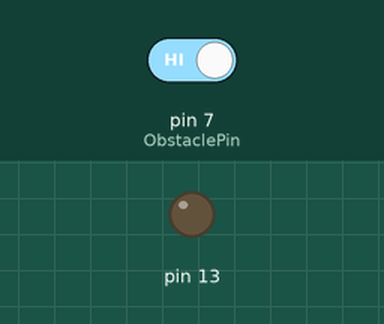
This sketch was run on a simulated Arduino Uno, built with avr-gcc and run on an emulated ATmega328P. Shown: output pins drawn as LEDs (lit = HIGH). Inputs (shaded band) come from the test bench; at power-on: pin 7 (ObstaclePin) HIGH. What the sketch prints to the serial monitor is not drawn.

Above: at 10.8 s.
10.9 s: pin 7 (ObstaclePin) driven LOW
At 15.9 s:
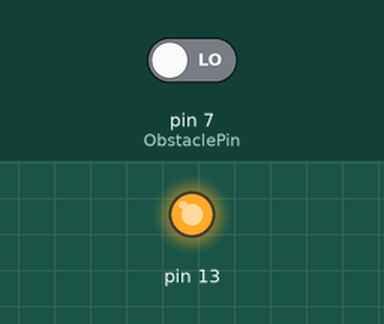
16.9 s: pin 7 (ObstaclePin) driven HIGH
At 20.9 s:
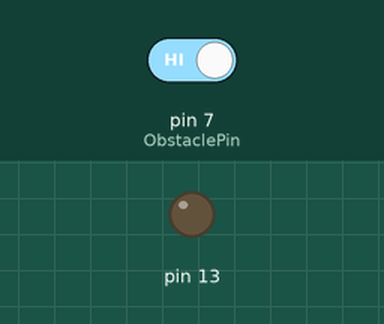
Timing chart, 0 to 22.4 s (numbered marks = the images above; inputs shaded):
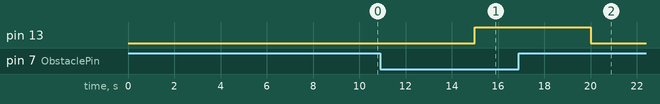

The sketch:

Obstacle_detector_Anas.ino
```cpp
int ObstaclePin=7;
int hasObstacle=HIGH;

void setup() {
  // put your setup code here, to run once:
  pinMode(13,OUTPUT);
  pinMode(ObstaclePin,INPUT);
  Serial.begin(9600);


}

void loop() {
  // put your main code here, to run repeatedly:
  hasObstacle=digitalRead(ObstaclePin);
  if(hasObstacle==LOW){
    Serial.print("STOP!");
    digitalWrite(13,HIGH);
  }
  else{
    Serial.print("GO!");
    digitalWrite(13,LOW);
  }

  delay(5000);

}
```

Measured:
- after the input at 10.9 s, pin 13: LOW → HIGH after 4.1 s
- after the input at 16.9 s, pin 13: HIGH → LOW after 3.1 s
